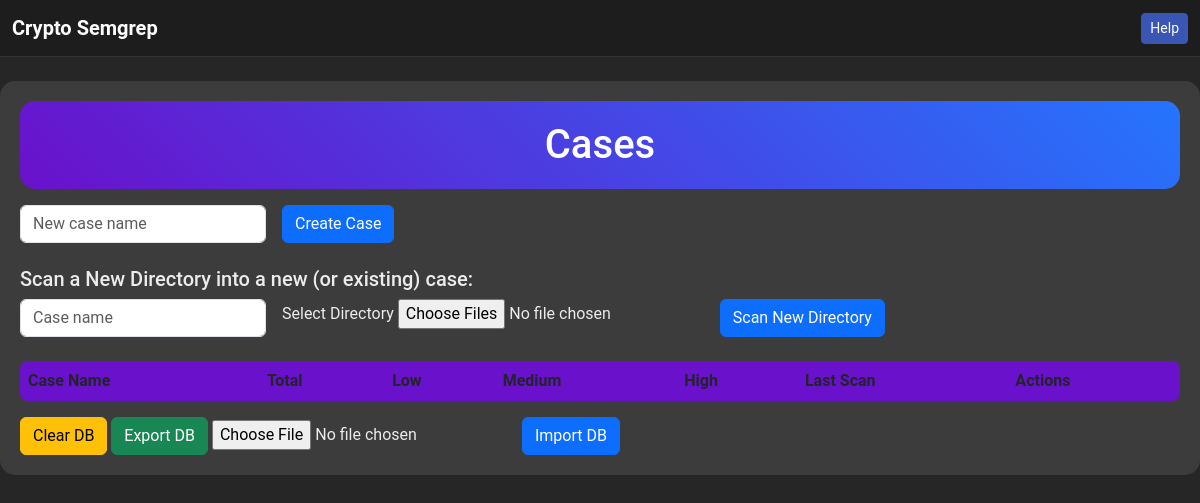
Before: / with the older database file.
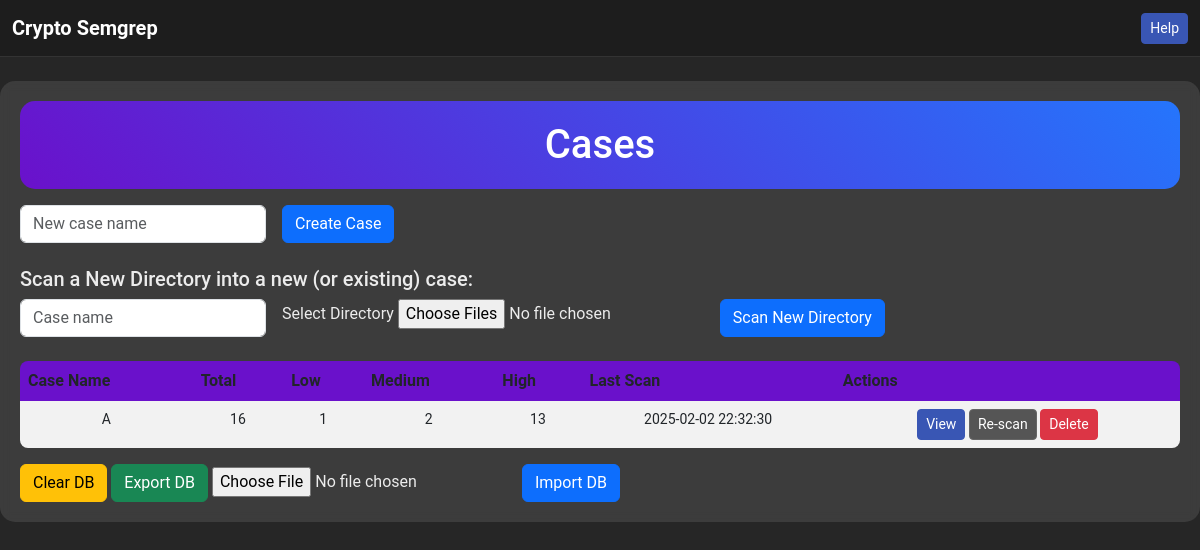
After: the same page with the newer database file.
### tables this page shows
CREATE TABLE semgrep_results (
            id INTEGER PRIMARY KEY AUTOINCREMENT,
            scan_name TEXT,
            scan_date TEXT,
            file_path TEXT,
            line_start INTEGER,
            line_end INTEGER,
            column_start INTEGER,
            column_end INTEGER,
            check_id TEXT,
            message TEXT,
            severity TEXT
        , scan_directory TEXT);

### app.py (the view)
@app.route("/")
def index():
    cases = list_cases()
    return render_template("index.html", cases=cases)

### app.py (called while the page is built)
def get_connection():
    return sqlite3.connect(DATABASE)

### templates/index.html (shortened to what this page needs)
{% extends "base.html" %}
{% block content %}
<h1 class="mb-3">Cases</h1>
<div class="mb-4">
  <form action="{{ url_for('handle_create_case') }}" method="POST" class="row g-3">
    <div class="col-auto">
      <input type="text" class="form-control" name="case_name" id="case_name" placeholder="New case name">
    </div>
    <div class="col-auto">
      <button type="submit" class="btn btn-primary">Create Case</button>
    </div>
  </form>
</div>
<div class="mb-4">
  <h5>Scan a New Directory into a new (or existing) case:</h5>
  <form action="{{ url_for('scan_new_directory') }}" method="POST"
        class="row g-3"
        enctype="multipart/form-data"
        onsubmit="return validateScanForm(event)">
    <div class="col-auto">
      <input type="text" class="form-control" name="new_case_name" id="new_case_name" placeholder="Case name">
    </div>
    <div class="col-auto">
      <label class="form-label" for="new_target_path">Select Directory</label>
      <input type="file"
             name="new_target_path"
             id="new_target_path"
             class="form-control-file"
             webkitdirectory
             directory
             multiple>
    </div>
    <div class="col-auto">
      <button type="submit" class="btn btn-primary">Scan New Directory</button>
    </div>
  </form>
</div>
<table class="table table-striped">
  <thead>
    <tr>
      <th>Case Name</th>
      <th>Total</th>
      <th>Low</th>
      <th>Medium</th>
      <th>High</th>
      <th>Last Scan</th>
      <th>Actions</th>
    </tr>
  </thead>
  <tbody>
    {% for case in cases %}
      <tr>
        <td>{{ case.scan_name }}</td>
        <td>{{ case.total }}</td>
        <td>{{ case.info }}</td>
        <td>{{ case.warning }}</td>
        <td>{{ case.error }}</td>
        <td>{{ case.last_scan }}</td>
        <td>
          <a href="{{ url_for('load_case', case_name=case.scan_name) }}" class="btn btn-sm btn-info">
            View
          </a>
          <form action="{{ url_for('rescan_case') }}" method="POST" style="display:inline;">
            <button type="submit" class="btn btn-sm btn-secondary">Re-scan</button>
          </form>
          <form action="{{ url_for('handle_delete_case') }}" method="POST" style="display:inline;">
            <button type="submit" class="btn btn-sm btn-danger">Delete</button>
          </form>
        </td>
      </tr>
    {% endfor %}
  </tbody>
</table>
<div class="mt-3">
  <form action="{{ url_for('do_clear_db') }}" method="POST" style="display:inline-block;">
    <button type="submit" class="btn btn-warning">Clear DB</button>
  </form>
  <form action="{{ url_for('do_export_db') }}" method="GET" style="display:inline-block;">
    <button type="submit" class="btn btn-success">Export DB</button>
  </form>
  <form action="{{ url_for('do_import_db') }}" method="POST" enctype="multipart/form-data" style="display:inline-block;">
    <div class="d-inline-block">
      <input type="file" name="dbfile" accept=".db" class="form-control-file">
    </div>
    <button type="submit" class="btn btn-primary">Import DB</button>
  </form>
</div>
{% endblock %}

### templates/base.html (shortened to what this page needs)
<!DOCTYPE html>
<html lang="en">
<head>
  <link href="https://cdn.jsdelivr.net/npm/bootstrap@5.3.0/dist/css/bootstrap.min.css" rel="stylesheet">
  <link rel="stylesheet" href="styles.css">
</head>
<body>
<nav class="navbar navbar-expand-lg navbar-dark bg-dark">
  <div class="container-fluid">
    <a class="navbar-brand" href="{{ url_for('index') }}">
      <span style="font-weight:bold;">Crypto Semgrep</span>
    </a>
    <div class="ms-auto">
      <a href="{{ url_for('static', filename='reportr.pdf') }}"
         class="btn btn-sm btn-info"
         target="_blank">
        Help
      </a>
    </div>
  </div>
</nav>
<div class="container my-4">
  {% block content %}{% endblock %}
</div>
</body>
</html>

### static/styles.css (style rules this page uses)
h1 { text-align: center; color: #fff; background: linear-gradient(45deg, #6a11cb, #2575fc); padding: 20px; margin: 0 0 20px 0; border-radius: 15px; }
.container { max-width: 1200px; margin: auto; background: rgba(255, 255, 255, 0.1) !important; padding: 20px; border-radius: 15px; backdrop-filter: blur(5px); }
table { width: 100%; border-collapse: collapse; margin-top: 20px; border-radius: 15px; overflow: hidden; background-color: transparent !important; }
th, td { border: 1px solid #ddd; padding: 12px; }
th { background: #6a11cb !important; color: white; border: none; }
td { font-size: 14px; text-align: center; border: none; }
.navbar-dark.bg-dark { background-color: rgba(29, 29, 29, 0.9) !important; backdrop-filter: blur(5px); border-bottom: 1px solid #333; }
.table { border-radius: 8px; overflow: hidden; }
.btn-info { background-color: #3956b4 !important; border-color: #3956b4 !important; color: #fff !important; }
.btn-secondary { background-color: #555 !important; border-color: #666 !important; }

Changed rows visible on the page:
added semgrep_results: scan_name "A", total "16", info "1", warning "2", error "13", last_scan "2025-02-02 22:32:30"
